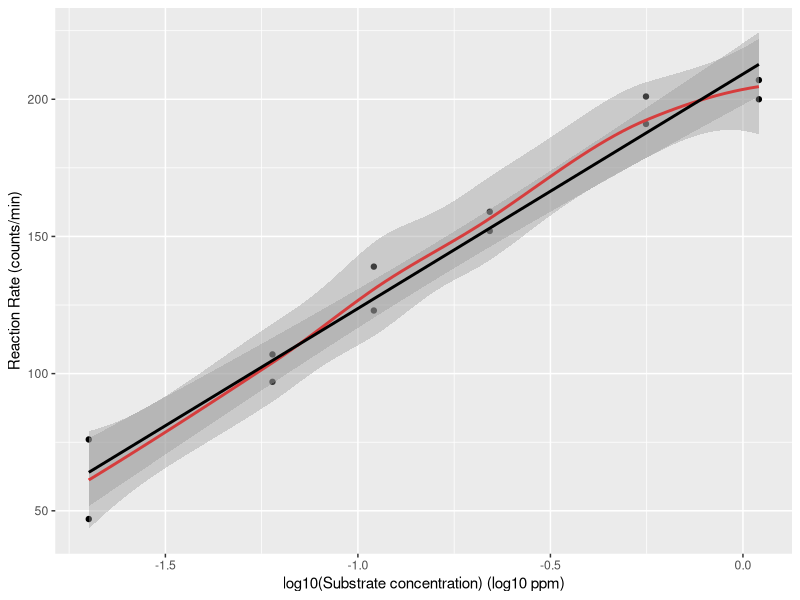
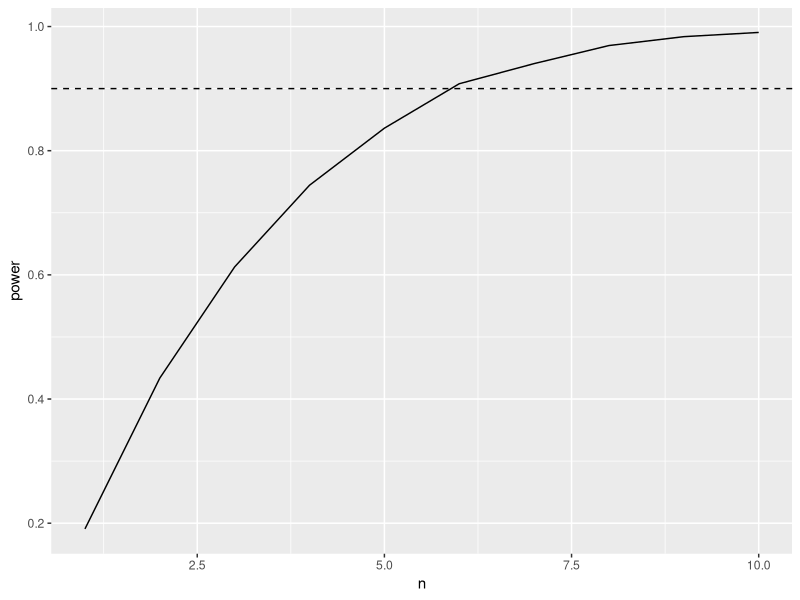
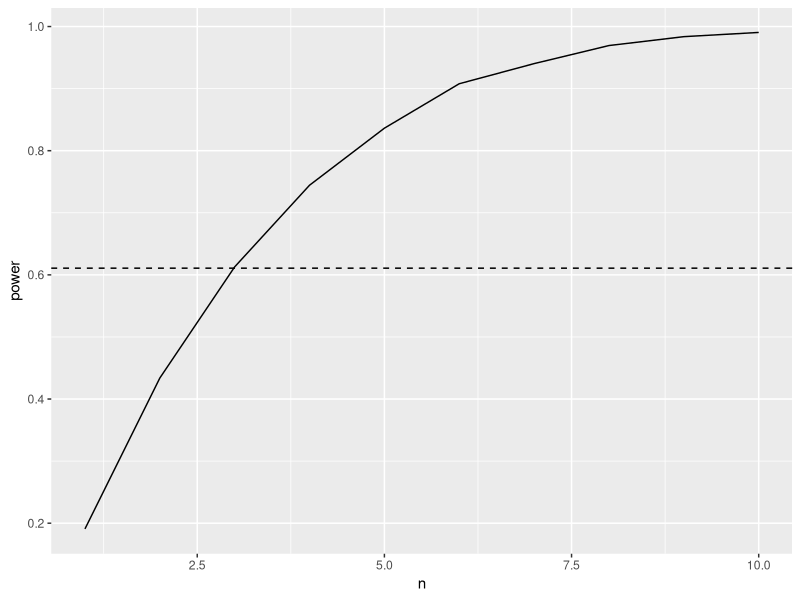

The R script that drew these images, in order:
## ---- chunk 1
library(tidyverse)
## ---- chunk 2
data(Puromycin)
Puromycin <- Puromycin |>
  filter(state == "treated")
## ---- chunk 3
Puromycin |>
  ggplot(aes(x = conc |> log10(), y = rate)) +
  geom_point() +
  stat_smooth(method = "loess", col = "red") +
  stat_smooth(method = "lm", col = "black") +
  ylab("Reaction Rate (counts/min)") +
  xlab("log10(Substrate concentration) (log10 ppm)")
## ---- chunk 4
simFast <- function(form, data, betas, sd, contrasts, alpha = .05, nSim = 10000) {
  ySim <- rnorm(nrow(data) * nSim, sd = sd)
  dim(ySim) <- c(nrow(data), nSim)
  design <- model.matrix(form, data)
  ySim <- ySim + c(design %*% betas)
  ySim <- t(ySim)

  ### Fitting
  fitAll <- limma::lmFit(ySim, design)

  ### Inference
  varUnscaled <- c(t(contrasts) %*% fitAll$cov.coefficients %*% contrasts)
  contrasts <- fitAll$coefficients %*% contrasts
  seContrasts <- varUnscaled^.5 * fitAll$sigma
  tstats <- contrasts / seContrasts
  pvals <- pt(abs(tstats), fitAll$df.residual, lower.tail = FALSE) * 2
  return(mean(pvals < alpha))
}
## ---- chunk 5
mod1 <- lm(rate ~ conc |> log10(), Puromycin)
betas <- mod1$coefficients

nSim <- 10000
form <- ~ conc |> log10()
sd <- sigma(mod1)
contrast <- matrix(c(0, 1), ncol = 1)
rownames(contrast) <- names(mod1$coefficients)
alpha <- 0.05

power <- simFast(form, Puromycin, betas, sd, contrasts = contrast, alpha = alpha, nSim = nSim)
power
## ---- chunk 6
mod1 <- lm(rate ~ conc |> log10(), Puromycin)
betas <- mod1$coefficients
betas[2] <- 10

nSim <- 10000
form <- ~ conc |> log10()
sd <- sigma(mod1)
contrast <- matrix(c(0, 1), ncol = 1)
rownames(contrast) <- names(mod1$coefficients)
alpha <- 0.05

power <- simFast(form, Puromycin, betas, sd, contrasts = contrast, alpha = alpha, nSim = nSim)
power
## ---- chunk 7
mod1 <- lm(rate ~ conc |> log10(), Puromycin)
concentrations <- Puromycin |>
  pull(conc) |>
  unique()


betas <- mod1$coefficients
betas[2] <- 10

nSim <- 10000
form <- ~ conc |> log10()
sd <- sigma(mod1)
contrast <- matrix(c(0, 1), ncol = 1)
rownames(contrast) <- names(mod1$coefficients)
alpha <- 0.05

powers <- data.frame(n = 1:10, power = NA)

for (i in 1:10)
{
  simData <- data.frame(conc = rep(concentrations, each = i))
  powers[i, 2] <- simFast(form, simData, betas, sd, contrasts = contrast, alpha = alpha, nSim = nSim)
}

powers |>
  ggplot(aes(n, power)) +
  geom_line() +
  geom_hline(yintercept = .9, lty = 2)
## ---- chunk 8
concentrations <- Puromycin |>
  pull(conc) |>
  unique()


betas <- mod1$coefficients
betas[2] <- 10

nSim <- 10000
form <- ~ conc |> log10()
sd <- sigma(mod1)
contrast <- matrix(c(0, 1), ncol = 1)
rownames(contrast) <- names(mod1$coefficients)
alpha <- 0.05

simData <- data.frame(conc = c(concentrations, rep(min(concentrations), 3), rep(max(concentrations), 3)))
powerOpt <- simFast(form, simData, betas, sd, contrasts = contrast, alpha = alpha, nSim = nSim)

simData
powerOpt
## ---- chunk 9
powers |>
  ggplot(aes(n, power)) +
  geom_line() +
  geom_hline(yintercept = powerOpt, lty = 2)
